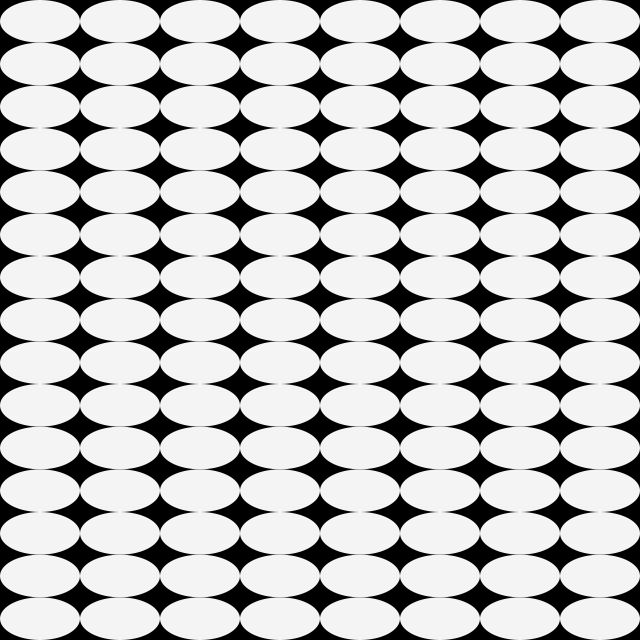
Frame 1 (no input)
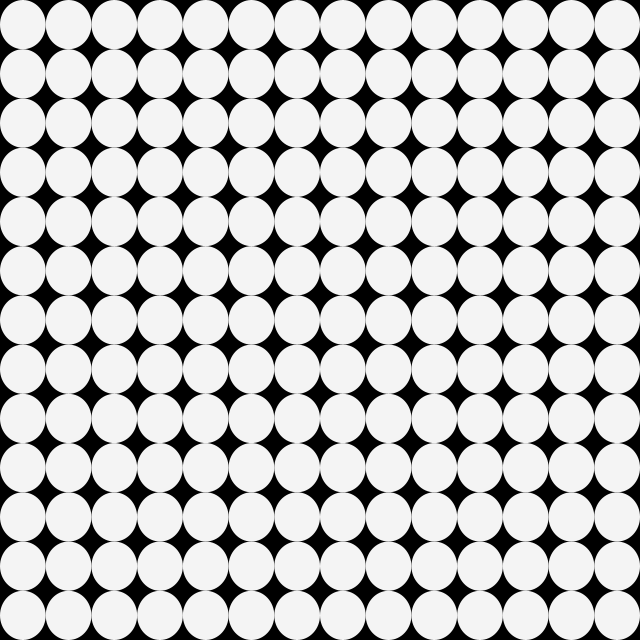
Frame 60 (the mouse pressed at the canvas centre just before this capture)
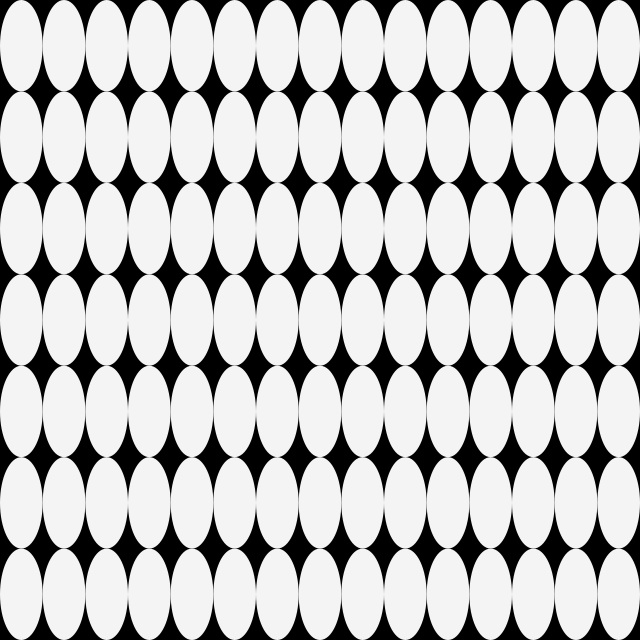
Frame 120 (the mouse held since frame 60 and released just before this capture)

The Processing sketch that drew these frames (run headless with seeded random() and noise(); from frame 60 on, the mouse is pressed at the canvas centre):

// Processing sketch: build
// ── build.pde
/*
 * further use cases
 * two waves controlling the amount of tiles
 * distributed in a grid
 */

void setup() {
  size(640, 640);
  frameRate(30);
  fill(#f4f4f4);
  noStroke();
  smooth();
}

void draw () {
  background(0);
  // ---
  float wave_x = sin(radians(frameCount * 0.8));
  float wave_y = cos(radians(frameCount * 0.8));
  // ---
  float tiles_x = int(map(wave_x, -1, 1, 1, 16));
  float tiles_y = int(map(wave_y, -1, 1, 1, 16));
  // ---
  float tile_w = width / tiles_x;
  float tile_h = height / tiles_y;
  // ---
  translate(tile_w / 2, tile_h / 2);
  // ---
  for (int x = 0; x < tiles_x; x++) {
    for (int y = 0; y < tiles_y; y++) {
      pushMatrix();
      translate(x * tile_w, y * tile_h);
      ellipse(0, 0, tile_w, tile_h);
      popMatrix();
    }
  }
}
